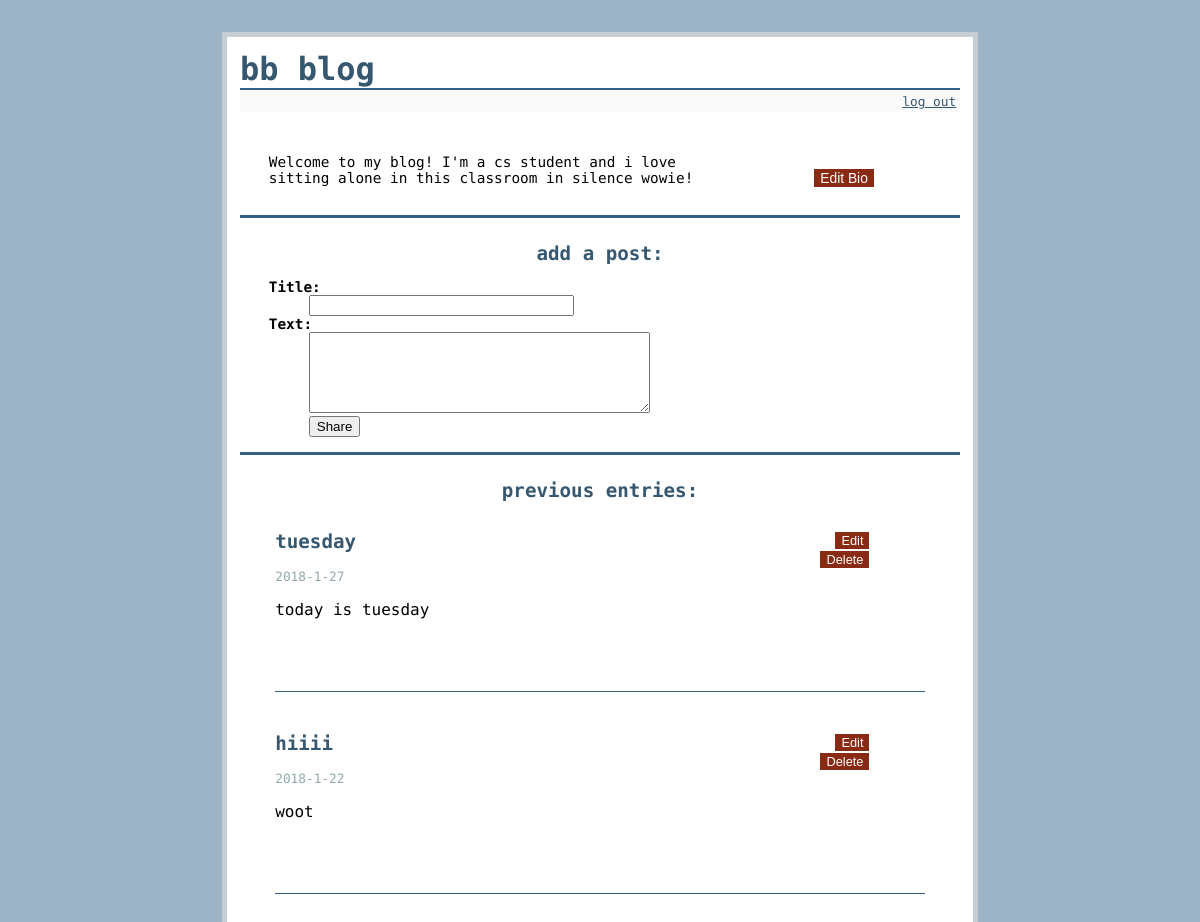
The page / (signed in) on the database its author committed.
### tables this page shows
CREATE TABLE entries (
  id integer primary key autoincrement,
  title text not null,
  'text' text not null,
  postDate date not null
);

### flaskr.py (the view)
@app.route('/', methods=["GET"])
def show_entries():
	if not hasattr(session, "bio"):
		session['bio']="Welcome to my blog! I'm a cs student and i love sitting alone in this classroom in silence wowie!"
	db=get_db()
	cur=db.execute('select title, text, postDate, id from entries order by id desc')
	entries=cur.fetchall()
	return render_template('show_entries.html', entries=entries, bio=session['bio'])

### flaskr.py (called while the page is built)
def connect_db():
	rv=sqlite3.connect(app.config['DATABASE'])
	rv.row_factory = sqlite3.Row
	return rv

def get_db():
	if not hasattr(g, 'sqlite_db'):
		g.sqlite_db=connect_db()
	return g.sqlite_db

### templates/show_entries.html (shortened to what this page needs)
{% extends "layout.html" %}
{% block body %}
  <div class="bio">
    <div class="bio-section bio-left">
    <p>{{ bio }}</p>
    </div>
    {% if session.logged_in %}
    <div class="bio-section bio-right">
    <form class="edit-bio" action="{{ url_for('edit_bio') }}" method=post>
      <dd><input class="edit" type=submit value="Edit Bio">
    </form>
    </div>
    {% endif %}
  </div>
  {% if session.logged_in %}
    <h2 class="prev-title">add a post:</h2>
    <form action="{{ url_for('add_entry') }}" method=post class="add-entry">
      <dl>
        <dt>Title:
        <dd><input type=text size=30 name=title>
        <dt>Text:
        <dd><textarea name=text rows=5 cols=40></textarea>
        <dd><input type=submit value=Share>
      </dl>
    </form>
    <h2 class="prev-title">previous entries:</h2>
  {% endif %}
  <ul class=entries>
  {% for entry in entries %}
    <li>
      <div class="entry-block">
        <h2 class="title">{{ entry.title }}</h2>
        <div class="date">{{ entry.postDate|safe }} </div>
        <div class="text">{{ entry.text|safe }}</div>
      </div>
    {% if session.logged_in %}
      <div class="edit-block">
        <form class="edit-bar" action="{{ url_for('edit') }}" method=post>
          <dd><input class="edit" type=submit value=Edit>
        </form>
        <form class="edit-bar" action="{{ url_for('delete', entry=entry.title) }}" method=post>
           <dd><input class="edit" type=submit value=Delete>
        </form>
      </div>
    {% endif %}
      <div class="menu-bar"></div>
  {% else %}
    <li><em>No entries yet!</em>
  {% endfor %}
  </ul>
{% endblock %}

### static/style.css (style rules this page uses)
a, h1, h2 { color: #365770; }
h1, h2 { font-family: 'Oxygen Mono', monospace; margin: 0; }
h2 { font-size: 1.2em; }
.entries { list-style: none; margin: 0; padding: 2vh; }
.entries li { margin: 0.8em 1.2em; }
.add-entry { font-size: 0.9em; border-bottom: 3px solid #336084; }
.add-entry dl { margin-left: 2em; font-weight: bold; }
.edit { color: #ffffff; border: none; font-size: 0.8em; background: #892a14; }
.edit-bar { display: inline-block; }
.title { color: 336084; }
.menu-bar { border-bottom: 1px solid #336084; padding-top: 2vh; margin-top: 2vh; padding-bottom: 5vh; margin-bottom: 5vh; display: block; }
.date { color: #93A8AC; font-size: .8em; padding-top: 2vh; padding-bottom: 2vh }
.prev-title { text-align: center; padding-top: 3vh; }
.entry-block { width: 70%; display: inline-block; vertical-align: top }
.edit-block { width: 20%; display: inline-block; vertical-align: top; text-align: right }
.bio { font-size: 0.9em; border-bottom: 3px solid #336084; }
.bio p { margin: 2em; }
.edit-bio { margin-bottom: 3vh; margin-top: 1vh; font-size: 1.2em; }
.bio-section { display: inline-block; }
.bio-left { width: 70%; }
.bio-right { width: 25%; margin-left: 3%; }

### rows shown on the page
entries: title "tuesday", postDate "2018-1-27", text "today is tuesday"
entries: title "hiiii", postDate "2018-1-22", text "woot"

### other values the page prints
{{ bio }} "Welcome to my blog! I'm a cs student and i love sitting alone in this classroom in silence wowie!"
